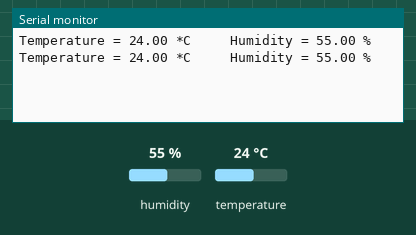
Recording of a sketch running on a simulated ESP32. On the bench: the last lines printed to the serial monitor. The inputs (shaded band) are chosen by the test bench; at power-on: humidity 55 %, temperature 24 °C.

Above: at 2.8 s.
2.9 s: humidity set to 22 %
At 4.4 s:
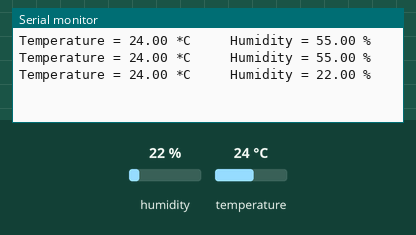
5.6 s: temperature set to 12 °C
At 7.3 s:
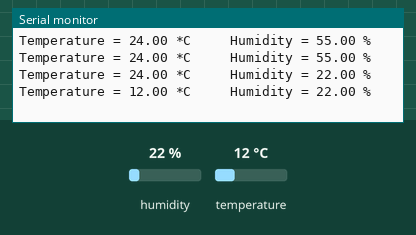
8.3 s: humidity set to 40 %
At 10.7 s:
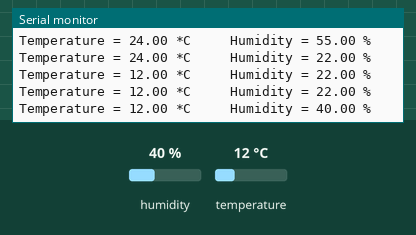
Timing chart, 0 to 12.2 s (numbered marks = the images above; inputs shaded):
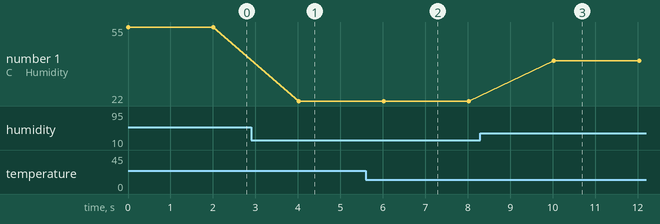

The sketch:

DHT11_DHT22.ino
```cpp
#include <dht.h>              // Includes the DHT sensor library

#define dataPin 27            // Defines GPIO pin 27 as the data pin connected to DHT22

dht DHT;                      // Creates an object named DHT of type dht

void setup() {                // Runs once when the ESP32 starts
  Serial.begin(115200);         // Starts serial communication at 115200 baud rate
}

void loop() {                 // Runs repeatedly after setup()

  int readData = DHT.read22(dataPin);
  // Reads data from the DHT22 sensor connected to dataPin
  // The return value (readData) indicates whether reading was successful

  float t = DHT.temperature;
  // Stores the temperature value read from the sensor into variable t

  float h = DHT.humidity;
  // Stores the humidity value read from the sensor into variable h

  // Printing the temperature value on the Serial Monitor
  Serial.print("Temperature = ");
  // Prints the text "Temperature = "

  Serial.print(t);
  // Prints the temperature value

  Serial.print(" *C ");
  // Prints the temperature unit (degrees Celsius)

  // Printing the humidity value on the Serial Monitor
  Serial.print("    Humidity = ");
  // Prints the text "Humidity = "

  Serial.print(h);
  // Prints the humidity value

  Serial.println(" % ");
  // Prints the humidity unit (%) and moves to the next line

  delay(2000);
  // Waits for 2000 milliseconds (2 seconds)
  // DHT22 should not be read too frequently
}
```

Measured:
- after the input at 2.9 s, the serial monitor: prints a new line after 1.1 s (image 1)
- after the input at 5.6 s, the serial monitor: prints a new line after 0.42 s (image 2)
- after the input at 8.3 s, the serial monitor: prints a new line after 1.7 s (image 3)
- plotted number 1: 55 → 22 after the input at 2.9 s, 22 → 40 after the input at 8.3 s
